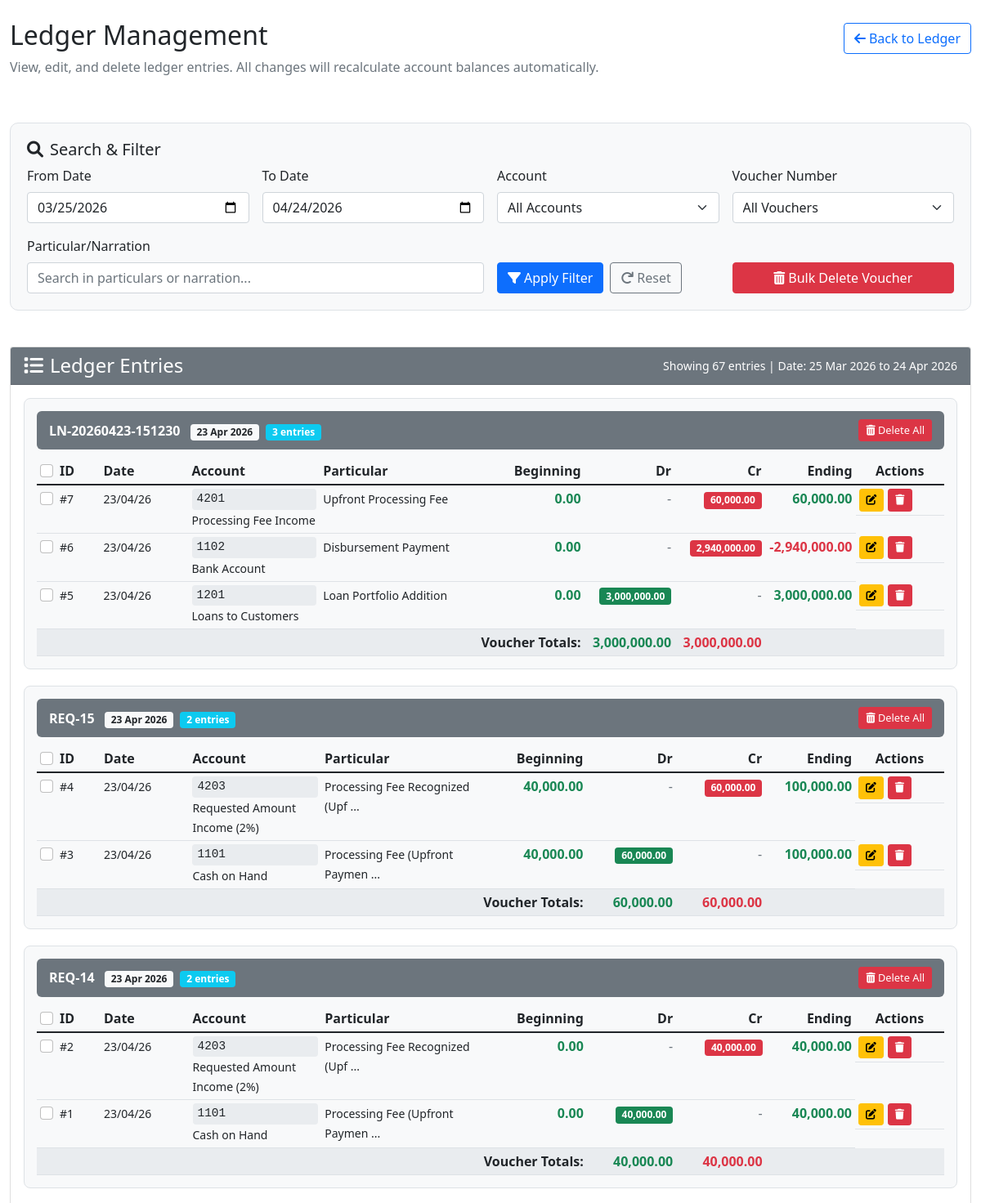
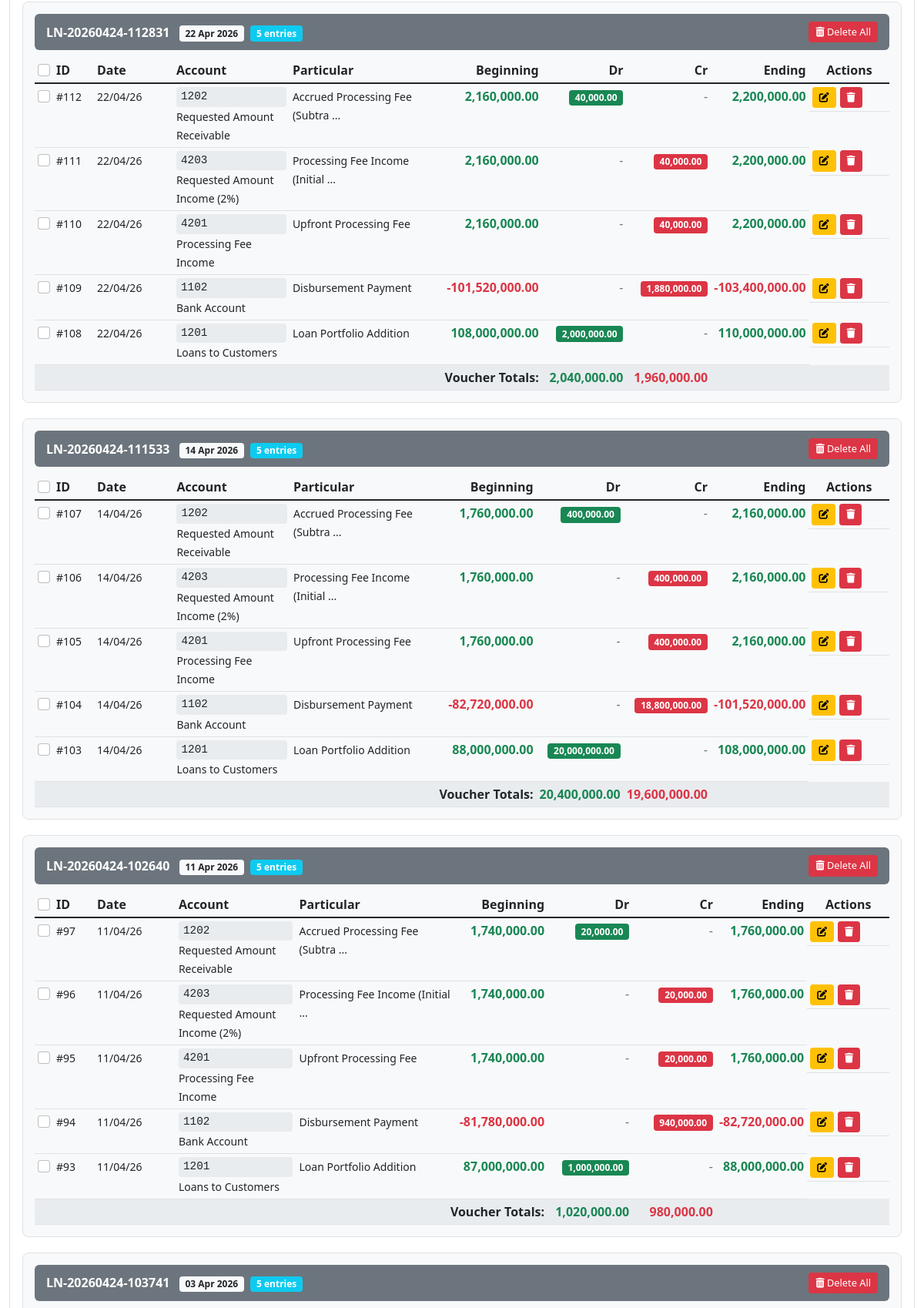
/app.moneytap/modules/ledger_management.php (upper part), run on the app's committed database (2 pictures, top to bottom).
### tables this page shows
CREATE TABLE `ledger` (
  `ledger_id` int(11) NOT NULL,
  `transaction_date` date NOT NULL,
  `class` varchar(50) NOT NULL,
  `account_code` varchar(10) NOT NULL,
  `account_name` varchar(255) NOT NULL,
  `particular` varchar(255) NOT NULL,
  `voucher_number` varchar(50) DEFAULT NULL,
  `narration` text,
  `beginning_balance` decimal(15,2) DEFAULT '0.00',
  `debit_amount` decimal(15,2) DEFAULT '0.00',
  `credit_amount` decimal(15,2) DEFAULT '0.00',
  `movement` decimal(15,2) DEFAULT '0.00',
  `ending_balance` decimal(15,2) DEFAULT '0.00',
  `reference_type` varchar(50) DEFAULT NULL,
  `reference_id` varchar(50) DEFAULT NULL,
  `created_by` int(11) DEFAULT NULL,
  `created_at` timestamp NOT NULL DEFAULT CURRENT_TIMESTAMP,
  `updated_at` timestamp NOT NULL DEFAULT CURRENT_TIMESTAMP ON UPDATE CURRENT_TIMESTAMP,
  `sequence_number` int(11) DEFAULT '0'
);

### app.moneytap/modules/ledger_management.php (the view, shortened to what the rows shown need)
<?php
$conn = getConnection();
function formatMoney($amount, $decimals = 2) {
    return number_format(round($amount, $decimals), $decimals, '.', ',');
}
function roundAmount($amount, $decimals = 2) {
    return round($amount, $decimals);
}
$search_date_from = $_GET['date_from'] ?? date('Y-m-d', strtotime('-30 days'));
$search_date_to = $_GET['date_to'] ?? date('Y-m-d');
$where_clauses = [];
$params = [];
$types = '';
if (!empty($search_date_from) && !empty($search_date_to)) {
    $where_clauses[] = "transaction_date BETWEEN ? AND ?";
    $params[] = $search_date_from;
    $params[] = $search_date_to;
    $types .= 'ss';
}
$where_sql = !empty($where_clauses) ? "WHERE " . implode(" AND ", $where_clauses) : "";
$ledger_sql = "SELECT * FROM ledger $where_sql ORDER BY transaction_date DESC, ledger_id DESC LIMIT 500";
$ledger_stmt = mysqli_prepare($conn, $ledger_sql);
if ($ledger_stmt && !empty($params)) {
    mysqli_stmt_bind_param($ledger_stmt, $types, ...$params);
}
if ($ledger_stmt) {
    mysqli_stmt_execute($ledger_stmt);
    $ledger_result = mysqli_stmt_get_result($ledger_stmt);
} else {
    $ledger_result = mysqli_query($conn, $ledger_sql);
}
?>
<!DOCTYPE html>
<html lang="en">
<head>
    <link href="https://cdn.jsdelivr.net/npm/bootstrap@5.1.3/dist/css/bootstrap.min.css" rel="stylesheet">
    <link rel="stylesheet" href="https://cdnjs.cloudflare.com/ajax/libs/font-awesome/6.0.0/css/all.min.css">
</head>
<body>
    <div class="container-fluid py-4">
        <div class="row mb-4">
            <div class="col-12">
                <div class="d-flex justify-content-between align-items-center">
                    <h2>Ledger Management</h2>
                </div>
            </div>
        </div>
        <div class="row">
            <div class="col-12">
                <div class="card">
                    <div class="card-body">
                        <?php if ($ledger_result && mysqli_num_rows($ledger_result) > 0):
                            $entries_by_voucher = [];
                            while($entry = mysqli_fetch_assoc($ledger_result)) {
                                $voucher = $entry['voucher_number'];
                                if (!isset($entries_by_voucher[$voucher])) {
                                    $entries_by_voucher[$voucher] = [];
                                }
                                $entries_by_voucher[$voucher][] = $entry;
                            }
                        ?>
                        <?php foreach ($entries_by_voucher as $voucher_number => $voucher_entries):
                                $voucher_date = $voucher_entries[0]['transaction_date'];
                                $voucher_total_debit = 0;
                                $voucher_total_credit = 0;
                                foreach ($voucher_entries as $entry) {
                                    $voucher_total_debit += $entry['debit_amount'];
                                    $voucher_total_credit += $entry['credit_amount'];
                                }
                        ?>
                        <div class="voucher-group" id="voucher-<?php echo urlencode($voucher_number); ?>">
                            <div class="voucher-header d-flex justify-content-between align-items-center">
                                <div>
                                    <strong><?php echo htmlspecialchars($voucher_number); ?></strong>
                                    <span class="badge bg-light text-dark ms-2">
                                        <?php echo date('d M Y', strtotime($voucher_date)); ?>
                                    </span>
                                    <span class="badge bg-info ms-1">
                                        <?php echo count($voucher_entries); ?> entries
                                    </span>
                                </div>
                                <div class="action-buttons">
                                    <button type="button" class="btn btn-sm btn-danger"
                                            data-bs-toggle="modal"
                                            data-bs-target="#deleteVoucherModal"
                                            data-voucher="<?php echo htmlspecialchars($voucher_number); ?>">
                                        <i class="fas fa-trash-alt"></i> Delete All
                                    </button>
                                </div>
                            </div>
                            <div class="table-responsive">
                                <table class="table table-sm table-hover mb-0">
                                    <thead>
                                        <tr>
                                            <th width="5%" class="select-all-checkbox">
                                                <input type="checkbox" class="form-check-input voucher-select-all"
                                                       data-voucher="<?php echo htmlspecialchars($voucher_number); ?>">
                                            </th>
                                            <th width="5%">ID</th>
                                            <th width="10%">Date</th>
                                            <th width="15%">Account</th>
                                            <th width="20%">Particular</th>
                                            <th width="10%" class="text-end">Beginning</th>
                                            <th width="10%" class="text-end">Dr</th>
                                            <th width="10%" class="text-end">Cr</th>
                                            <th width="10%" class="text-end">Ending</th>
                                            <th width="10%" class="text-center">Actions</th>
                                        </tr>
                                    </thead>
                                    <tbody>
                                        <?php foreach ($voucher_entries as $entry):
                                            $entry['beginning_balance'] = roundAmount($entry['beginning_balance']);
                                            $entry['debit_amount'] = roundAmount($entry['debit_amount']);
                                            $entry['credit_amount'] = roundAmount($entry['credit_amount']);
                                            $entry['ending_balance'] = roundAmount($entry['ending_balance']);
                                        ?>
                                        <tr data-entry-id="<?php echo $entry['ledger_id']; ?>">
                                            <td>
                                                <input type="checkbox" class="form-check-input entry-checkbox"
                                                       value="<?php echo $entry['ledger_id']; ?>">
                                            </td>
                                            <td><small>#<?php echo $entry['ledger_id']; ?></small></td>
                                            <td>
                                                <small><?php echo date('d/m/y', strtotime($entry['transaction_date'])); ?></small>
                                            </td>
                                            <td>
                                                <div class="account-code"><?php echo htmlspecialchars($entry['account_code']); ?></div>
                                                <small><?php echo htmlspecialchars($entry['account_name']); ?></small>
                                            </td>
                                            <td>
                                                <small title="<?php echo htmlspecialchars($entry['narration']); ?>">
                                                    <?php echo htmlspecialchars(substr($entry['particular'], 0, 30)); ?>
                                                    <?php if (strlen($entry['particular']) > 30): ?>...<?php endif; ?>
                                                </small>
                                            </td>
                                            <td class="text-end <?php echo $entry['beginning_balance'] >= 0 ? 'balance-positive' : 'balance-negative'; ?>">
                                                <?php echo formatMoney($entry['beginning_balance']); ?>
                                            </td>
                                            <td class="text-end">
                                                <?php if($entry['debit_amount'] > 0): ?>
                                                    <span class="badge debit-badge"><?php echo formatMoney($entry['debit_amount']); ?></span>
                                                <?php else: ?>
                                                    <span class="text-muted">-</span>
                                                <?php endif; ?>
                                            </td>
                                            <td class="text-end">
                                                <?php if($entry['credit_amount'] > 0): ?>
                                                    <span class="badge credit-badge"><?php echo formatMoney($entry['credit_amount']); ?></span>
                                                <?php else: ?>
                                                    <span class="text-muted">-</span>
                                                <?php endif; ?>
                                            </td>
                                            <td class="text-end <?php echo $entry['ending_balance'] >= 0 ? 'balance-positive' : 'balance-negative'; ?>">
                                                <?php echo formatMoney($entry['ending_balance']); ?>
                                            </td>
                                            <td class="text-center action-buttons">
                                                <a href="index.php?page=ledger_management&action=edit&id=<?php echo $entry['ledger_id']; ?>"
                                                   class="btn btn-sm btn-warning">
                                                    <i class="fas fa-edit"></i>
                                                </a>
                                                <button type="button" class="btn btn-sm btn-danger"
                                                        data-bs-toggle="modal"
                                                        data-bs-target="#deleteModal"
                                                        data-id="<?php echo $entry['ledger_id']; ?>"
                                                        data-voucher="<?php echo htmlspecialchars($entry['voucher_number']); ?>"
                                                        data-account="<?php echo htmlspecialchars($entry['account_code'] . ' - ' . $entry['account_name']); ?>">
                                                    <i class="fas fa-trash"></i>
                                                </button>
                                            </td>
                                        </tr>
                                        <?php endforeach; ?>
                                        <tr class="total-row">
                                            <td colspan="6" class="text-end"><strong>Voucher Totals:</strong></td>
                                            <td class="text-end"><strong class="text-success"><?php echo formatMoney($voucher_total_debit); ?></strong></td>
                                            <td class="text-end"><strong class="text-danger"><?php echo formatMoney($voucher_total_credit); ?></strong></td>
                                            <td class="text-end"></td>
                                            <td class="text-center"></td>
                                        </tr>
                                    </tbody>
                                </table>
                            </div>
                        </div>
                        <?php endforeach; ?>
                        <?php endif; ?>
                    </div>
                </div>
            </div>
        </div>
    </div>
</body>
</html>

### data on the page
ledger: transaction_date "23 Apr 2026", ledger_id "7", transaction_date "23/04/26", account_code "4201", account_name "Processing Fee Income", particular "Upfront Processing Fee", beginning_balance "0.00", credit_amount "60,000.00", ending_balance "60,000.00"
ledger: ledger_id "6", transaction_date "23/04/26", account_code "1102", account_name "Bank Account", particular "Disbursement Payment", beginning_balance "0.00", credit_amount "2,940,000.00", ending_balance "-2,940,000.00"
ledger: ledger_id "5", transaction_date "23/04/26", account_code "1201", account_name "Loans to Customers", particular "Loan Portfolio Addition", beginning_balance "0.00", debit_amount "3,000,000.00", ending_balance "3,000,000.00"
ledger: transaction_date "23 Apr 2026", ledger_id "4", transaction_date "23/04/26", account_code "4203", account_name "Requested Amount Income (2%)", particular "Processing Fee Recognized (Upf", beginning_balance "40,000.00", credit_amount "60,000.00", ending_balance "100,000.00"
ledger: ledger_id "3", transaction_date "23/04/26", account_code "1101", account_name "Cash on Hand", particular "Processing Fee (Upfront Paymen", beginning_balance "40,000.00", debit_amount "60,000.00", ending_balance "100,000.00"
ledger: transaction_date "23 Apr 2026", ledger_id "2", transaction_date "23/04/26", account_code "4203", account_name "Requested Amount Income (2%)", particular "Processing Fee Recognized (Upf", beginning_balance "0.00", credit_amount "40,000.00", ending_balance "40,000.00"
ledger: ledger_id "1", transaction_date "23/04/26", account_code "1101", account_name "Cash on Hand", particular "Processing Fee (Upfront Paymen", beginning_balance "0.00", debit_amount "40,000.00", ending_balance "40,000.00"
ledger: transaction_date "22 Apr 2026", ledger_id "112", transaction_date "22/04/26", account_code "1202", account_name "Requested Amount Receivable", particular "Accrued Processing Fee (Subtra", beginning_balance "2,160,000.00", debit_amount "40,000.00", ending_balance "2,200,000.00"
ledger: ledger_id "111", transaction_date "22/04/26", account_code "4203", account_name "Requested Amount Income (2%)", particular "Processing Fee Income (Initial", beginning_balance "2,160,000.00", credit_amount "40,000.00", ending_balance "2,200,000.00"
ledger: ledger_id "110", transaction_date "22/04/26", account_code "4201", account_name "Processing Fee Income", particular "Upfront Processing Fee", beginning_balance "2,160,000.00", credit_amount "40,000.00", ending_balance "2,200,000.00"
ledger: ledger_id "109", transaction_date "22/04/26", account_code "1102", account_name "Bank Account", particular "Disbursement Payment", beginning_balance "-101,520,000.00", credit_amount "1,880,000.00", ending_balance "-103,400,000.00"
ledger: ledger_id "108", transaction_date "22/04/26", account_code "1201", account_name "Loans to Customers", particular "Loan Portfolio Addition", beginning_balance "108,000,000.00", debit_amount "2,000,000.00", ending_balance "110,000,000.00"
ledger: transaction_date "14 Apr 2026", ledger_id "107", transaction_date "14/04/26", account_code "1202", account_name "Requested Amount Receivable", particular "Accrued Processing Fee (Subtra", beginning_balance "1,760,000.00", debit_amount "400,000.00", ending_balance "2,160,000.00"
ledger: ledger_id "106", transaction_date "14/04/26", account_code "4203", account_name "Requested Amount Income (2%)", particular "Processing Fee Income (Initial", beginning_balance "1,760,000.00", credit_amount "400,000.00", ending_balance "2,160,000.00"
ledger: ledger_id "105", transaction_date "14/04/26", account_code "4201", account_name "Processing Fee Income", particular "Upfront Processing Fee", beginning_balance "1,760,000.00", credit_amount "400,000.00", ending_balance "2,160,000.00"
ledger: ledger_id "104", transaction_date "14/04/26", account_code "1102", account_name "Bank Account", particular "Disbursement Payment", beginning_balance "-82,720,000.00", credit_amount "18,800,000.00", ending_balance "-101,520,000.00"
ledger: ledger_id "103", transaction_date "14/04/26", account_code "1201", account_name "Loans to Customers", particular "Loan Portfolio Addition", beginning_balance "88,000,000.00", debit_amount "20,000,000.00", ending_balance "108,000,000.00"
ledger: transaction_date "11 Apr 2026", ledger_id "97", transaction_date "11/04/26", account_code "1202", account_name "Requested Amount Receivable", particular "Accrued Processing Fee (Subtra", beginning_balance "1,740,000.00", debit_amount "20,000.00", ending_balance "1,760,000.00"
ledger: ledger_id "96", transaction_date "11/04/26", account_code "4203", account_name "Requested Amount Income (2%)", particular "Processing Fee Income (Initial", beginning_balance "1,740,000.00", credit_amount "20,000.00", ending_balance "1,760,000.00"
ledger: ledger_id "95", transaction_date "11/04/26", account_code "4201", account_name "Processing Fee Income", particular "Upfront Processing Fee", beginning_balance "1,740,000.00", credit_amount "20,000.00", ending_balance "1,760,000.00"
ledger: ledger_id "94", transaction_date "11/04/26", account_code "1102", account_name "Bank Account", particular "Disbursement Payment", beginning_balance "-81,780,000.00", credit_amount "940,000.00", ending_balance "-82,720,000.00"
ledger: ledger_id "93", transaction_date "11/04/26", account_code "1201", account_name "Loans to Customers", particular "Loan Portfolio Addition", beginning_balance "87,000,000.00", debit_amount "1,000,000.00", ending_balance "88,000,000.00"
ledger: transaction_date "03 Apr 2026"

### other printed values
mysqli_num_rows($ledger_result) "67"
$voucher_number "LN-20260423-151230"
count($voucher_entries) "3"
formatMoney($voucher_total_debit) "3,000,000.00"
formatMoney($voucher_total_credit) "3,000,000.00"
$voucher_number "REQ-15"
count($voucher_entries) "2"
formatMoney($voucher_total_debit) "60,000.00"
formatMoney($voucher_total_credit) "60,000.00"
$voucher_number "REQ-14"
formatMoney($voucher_total_debit) "40,000.00"
formatMoney($voucher_total_credit) "40,000.00"
$voucher_number "LN-20260424-112831"
count($voucher_entries) "5"
formatMoney($voucher_total_debit) "2,040,000.00"
